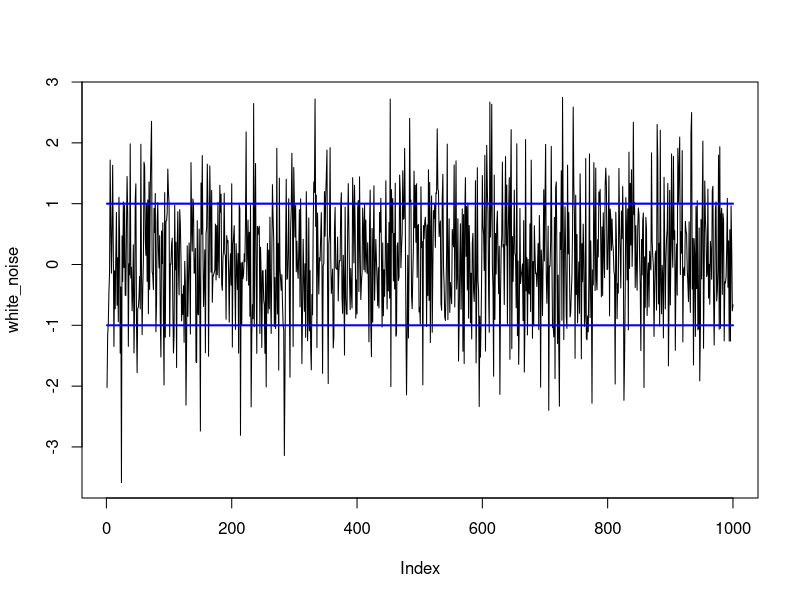
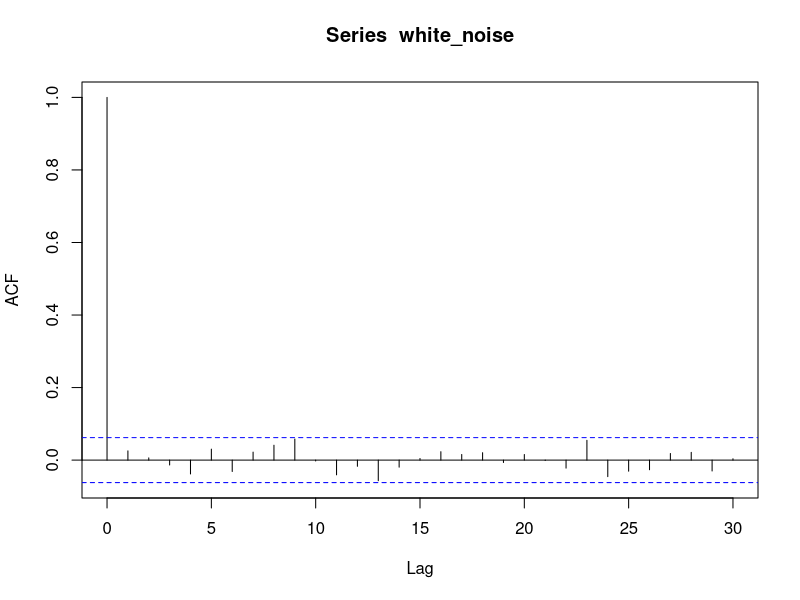

Here is the R script that generated these plots, in order:
white_noise <- rnorm(1000,0.1)

plot(white_noise,type="l")
lines(1:1000,rep(1,1000),col="blue", lwd=2 ) #lineas de separación para ver varianza. 
lines(1:1000,rep(-1,1000),col="blue", lwd=2 )

acf(white_noise) # aquí estoy viendo la autocorrelación 

#acf me muestra en x=0 la correlaci´pon de la serie con respecto a sí misma
# en x=1, me muestra la correclación de la serie con ella misma menos una muestra (ya no me sale casi correlación. )
